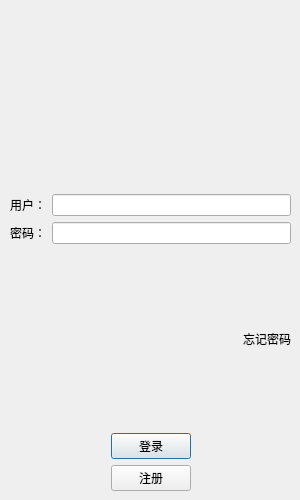
<?xml version="1.0" encoding="UTF-8"?>
<ui version="4.0">
 <class>LoginDialog</class>
 <widget class="QDialog" name="LoginDialog">
  <property name="geometry">
   <rect>
    <x>0</x>
    <y>0</y>
    <width>300</width>
    <height>500</height>
   </rect>
  </property>
  <property name="minimumSize">
   <size>
    <width>300</width>
    <height>500</height>
   </size>
  </property>
  <property name="maximumSize">
   <size>
    <width>300</width>
    <height>500</height>
   </size>
  </property>
  <property name="windowTitle">
   <string>Dialog</string>
  </property>
  <widget class="QWidget" name="verticalLayoutWidget">
   <property name="geometry">
    <rect>
     <x>10</x>
     <y>10</y>
     <width>281</width>
     <height>481</height>
    </rect>
   </property>
   <layout class="QVBoxLayout" name="verticalLayout">
    <item>
     <widget class="QWidget" name="widget" native="true"/>
    </item>
    <item>
     <layout class="QHBoxLayout" name="horizontalLayout">
      <item>
       <widget class="QLabel" name="label">
        <property name="text">
         <string>用户：</string>
        </property>
       </widget>
      </item>
      <item>
       <widget class="QLineEdit" name="lineEdit"/>
      </item>
     </layout>
    </item>
    <item>
     <layout class="QHBoxLayout" name="horizontalLayout_2">
      <item>
       <widget class="QLabel" name="label_2">
        <property name="text">
         <string>密码：</string>
        </property>
       </widget>
      </item>
      <item>
       <widget class="QLineEdit" name="lineEdit_2"/>
      </item>
     </layout>
    </item>
    <item>
     <layout class="QHBoxLayout" name="horizontalLayout_3">
      <item>
       <spacer name="horizontalSpacer">
        <property name="orientation">
         <enum>Qt::Horizontal</enum>
        </property>
        <property name="sizeHint" stdset="0">
         <size>
          <width>40</width>
          <height>20</height>
         </size>
        </property>
       </spacer>
      </item>
      <item>
       <widget class="QLabel" name="label_3">
        <property name="text">
         <string>忘记密码</string>
        </property>
       </widget>
      </item>
     </layout>
    </item>
    <item>
     <layout class="QHBoxLayout" name="horizontalLayout_4">
      <item>
       <spacer name="horizontalSpacer_2">
        <property name="orientation">
         <enum>Qt::Horizontal</enum>
        </property>
        <property name="sizeHint" stdset="0">
         <size>
          <width>40</width>
          <height>20</height>
         </size>
        </property>
       </spacer>
      </item>
      <item>
       <widget class="QPushButton" name="pushButton">
        <property name="text">
         <string>登录</string>
        </property>
       </widget>
      </item>
      <item>
       <spacer name="horizontalSpacer_3">
        <property name="orientation">
         <enum>Qt::Horizontal</enum>
        </property>
        <property name="sizeHint" stdset="0">
         <size>
          <width>40</width>
          <height>20</height>
         </size>
        </property>
       </spacer>
      </item>
     </layout>
    </item>
    <item>
     <layout class="QHBoxLayout" name="horizontalLayout_5">
      <item>
       <spacer name="horizontalSpacer_4">
        <property name="orientation">
         <enum>Qt::Horizontal</enum>
        </property>
        <property name="sizeHint" stdset="0">
         <size>
          <width>40</width>
          <height>20</height>
         </size>
        </property>
       </spacer>
      </item>
      <item>
       <widget class="QPushButton" name="reg_btn">
        <property name="text">
         <string>注册</string>
        </property>
       </widget>
      </item>
      <item>
       <spacer name="horizontalSpacer_5">
        <property name="orientation">
         <enum>Qt::Horizontal</enum>
        </property>
        <property name="sizeHint" stdset="0">
         <size>
          <width>40</width>
          <height>20</height>
         </size>
        </property>
       </spacer>
      </item>
     </layout>
    </item>
   </layout>
  </widget>
 </widget>
 <resources/>
 <connections/>
</ui>
